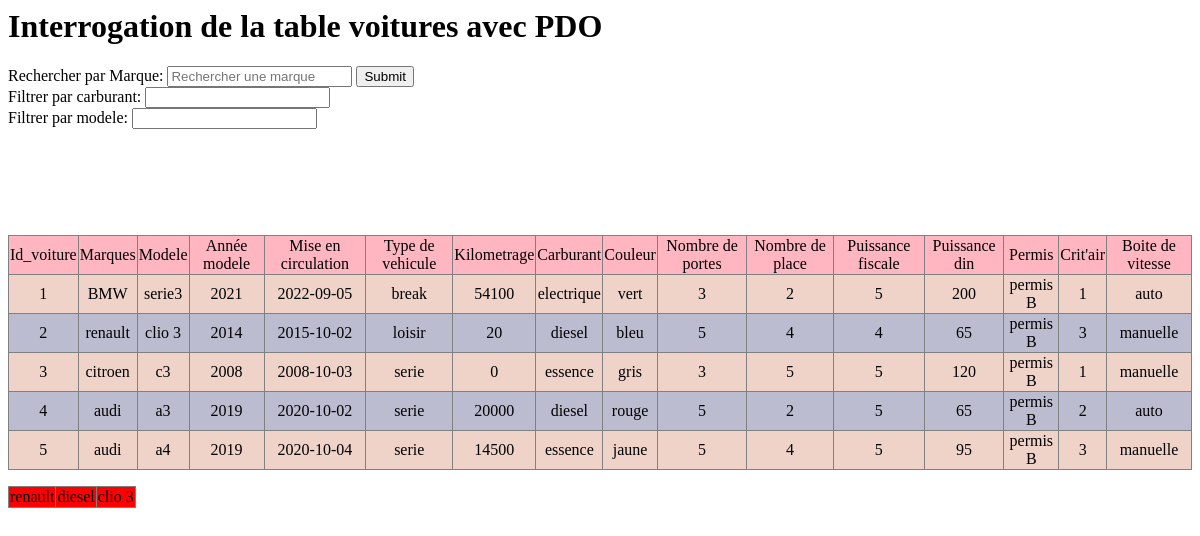
Screenshot of /exercice1/index.php?s=clio 3 with the database file from the repository.
### tables this page shows
CREATE TABLE `voiture` (
  `Id_Voiture` int(11) NOT NULL,
  `Marques` varchar(50) DEFAULT NULL,
  `modele` varchar(50) DEFAULT NULL,
  `Annee_modele` int(11) DEFAULT NULL,
  `Mise_en_circulation` date DEFAULT NULL,
  `Type_de_vehicule` varchar(50) DEFAULT NULL,
  `Kilometrage` varchar(50) DEFAULT NULL,
  `Carburant` varchar(50) DEFAULT NULL,
  `couleur` varchar(50) DEFAULT NULL,
  `nombre_de_porte` int(11) DEFAULT NULL,
  `nombre_de_place` int(11) DEFAULT NULL,
  `puissance_fiscale` varchar(50) DEFAULT NULL,
  `puissance_din` varchar(50) DEFAULT NULL,
  `permis` varchar(50) DEFAULT NULL,
  `critaire` int(11) DEFAULT NULL,
  `boite_de_vitesse` varchar(50) DEFAULT NULL,
  `Id_Prix_` int(11) DEFAULT NULL,
  `Id_Vendeur` int(11) DEFAULT NULL,
  `Id_Description` int(11) NOT NULL,
  `Id_Localisation` int(11) DEFAULT NULL
);

### exercice1/index.php (the view, shortened to what this page needs)
<html>
<head>
<link rel="stylesheet" href="tabstyle.css" />
</head>
<body>
<h1>
Interrogation de la table voitures avec PDO
</h1>
<form method="get">
    <label for="s">Rechercher par Marque:</label>
    <input type="search" name="s" placeholder="Rechercher une marque" autocomplete="off">
    <input type="submit" name="envoyer">
    <br/>
    <label for="carburant">Filtrer par carburant:</label>
    <input type="search" id="carburant" name="carburant">
    <br/>
    <label for="modele">Filtrer par modele:</label>
    <input type="search" id="modele" name="modele">
</form>
<?php
function connect_bd(){
	$dsn="mysql:dbname=".BASE.";host=".SERVER;
		try{
		$connexion=new PDO($dsn,USER,PASSWD);
		}
		catch(PDOException $e){
		printf("Échec de la connexion : %s\n", $e->getMessage());
		exit();
		}
	return $connexion;
}
?>
<?php
$connexion=connect_bd();
$sql="SELECT * from voiture";
if(!$connexion->query($sql)) echo "Pb d'accès au CARNET";
else{
?>
<table class="centre" id="jolie">
<tr> <td> Id_voiture </td> <td> Marques </td> <td> Modele </td><td> Année modele </td> <td> Mise en circulation </td><td> Type de vehicule </td><td> Kilometrage </td><td> Carburant </td><td> Couleur </td><td> Nombre de portes </td><td> Nombre de place </td><td> Puissance fiscale </td><td> Puissance din </td><td> Permis </td><td> Crit'air </td><td> Boite de vitesse </td></tr>
  <?php
  foreach ($connexion->query($sql) as $row)
echo "<tr><td>".$row['Id_Voiture']."</td>
          <td>".$row['Marques']."</td>
          <td>".$row['modele']."</td>
          <td>".$row['Annee_modele']."</td>
          <td>".$row['Mise_en_circulation']."</td>
          <td>".$row['Type_de_vehicule']."</td>
          <td>".$row['Kilometrage']."</td>
          <td>".$row['Carburant']."</td>
          <td>".$row['couleur']."</td>
          <td>".$row['nombre_de_porte']."</td>
          <td>".$row['nombre_de_place']."</td>
          <td>".$row['puissance_fiscale']."</td>
          <td>".$row['puissance_din']."</td>
          <td>".$row['permis']."</td>
          <td>".$row['critaire']."</td>
          <td>".$row['boite_de_vitesse']."</td></tr><br/>\n";
  ?>
  <?php
  $allcars = $connexion->query($sql);
  if(isset($_GET['s']) AND !empty($_GET['s'])) {
    $recherche = htmlspecialchars($_GET['s']);
    $allcars = $connexion->query( 'SELECT * FROM voiture WHERE concat(Marques,Carburant,modele) LIKE "%'.$recherche.'%"');
    }
  ?>
</table>
<section class="afficher_marque">
        <?php
        if($allcars->rowcount() > 0){
            while($Marque = $allcars->fetch()){
               ?>
        <p><?=
        "<table><tr><td>"
        . $Marque['Marques'] . "</td>
        <td>" . $Marque['Carburant'] . "</td>
        <td>" . $Marque['modele'] . " </td>
        </tr></table>\n";
        ?>
        </p>
        <?php
         } }else{ ?>
        <p>Aucune Marque trouvée</p>
        <?php
    }
    ?>
    </section>
<?php } ?>
</body>
</html>

### exercice1/tabstyle.css (style rules this page uses)
table,th, td { border: 1px solid grey; }
table { border-collapse:collapse; }
table.centre { margin:auto; }
table.centre td { text-align:center; }
table#jolie tr:first-child { background:LightPink; }
table#jolie tr:nth-child(2n) { background:#EFD3C9; }
table#jolie tr:nth-child(2n+3) { background:#BCBCD0; }
table tr:only-child { background:red; }

### rows the page displays
voiture: Id_Voiture "1", Marques "BMW", modele "serie3", Annee_modele "2021", Mise_en_circulation "2022-09-05", Type_de_vehicule "break", Kilometrage "54100", Carburant "electrique", couleur "vert", nombre_de_porte "3", nombre_de_place "2", puissance_fiscale "5", puissance_din "200", permis "permis B", critaire "1", boite_de_vitesse "auto"
voiture: Id_Voiture "2", Marques "renault", modele "clio 3", Annee_modele "2014", Mise_en_circulation "2015-10-02", Type_de_vehicule "loisir", Kilometrage "20", Carburant "diesel", couleur "bleu", nombre_de_porte "5", nombre_de_place "4", puissance_fiscale "4", puissance_din "65", permis "permis B", critaire "3", boite_de_vitesse "manuelle"
voiture: Id_Voiture "3", Marques "citroen", modele "c3", Annee_modele "2008", Mise_en_circulation "2008-10-03", Type_de_vehicule "serie", Kilometrage "0", Carburant "essence", couleur "gris", nombre_de_porte "3", nombre_de_place "5", puissance_fiscale "5", puissance_din "120", permis "permis B", critaire "1", boite_de_vitesse "manuelle"
voiture: Id_Voiture "4", Marques "audi", modele "a3", Annee_modele "2019", Mise_en_circulation "2020-10-02", Type_de_vehicule "serie", Kilometrage "20000", Carburant "diesel", couleur "rouge", nombre_de_porte "5", nombre_de_place "2", puissance_fiscale "5", puissance_din "65", permis "permis B", critaire "2", boite_de_vitesse "auto"
voiture: Id_Voiture "5", Marques "audi", modele "a4", Annee_modele "2019", Mise_en_circulation "2020-10-04", Type_de_vehicule "serie", Kilometrage "14500", Carburant "essence", couleur "jaune", nombre_de_porte "5", nombre_de_place "4", puissance_fiscale "5", puissance_din "95", permis "permis B", critaire "3", boite_de_vitesse "manuelle"
